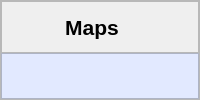
            <widget class="QFrame" name="frame_25">
             <property name="frameShape">
              <enum>QFrame::StyledPanel</enum>
             </property>
             <property name="frameShadow">
              <enum>QFrame::Raised</enum>
             </property>
             <layout class="QVBoxLayout" name="verticalLayout_18">
              <property name="spacing">
               <number>0</number>
              </property>
              <property name="leftMargin">
               <number>0</number>
              </property>
              <property name="topMargin">
               <number>0</number>
              </property>
              <property name="rightMargin">
               <number>0</number>
              </property>
              <property name="bottomMargin">
               <number>0</number>
              </property>
              <item>
               <widget class="QFrame" name="frame_report">
                <property name="frameShape">
                 <enum>QFrame::StyledPanel</enum>
                </property>
                <property name="frameShadow">
                 <enum>QFrame::Raised</enum>
                </property>
                <layout class="QVBoxLayout" name="verticalLayout_5">
                 <property name="spacing">
                  <number>0</number>
                 </property>
                 <property name="leftMargin">
                  <number>0</number>
                 </property>
                 <property name="topMargin">
                  <number>0</number>
                 </property>
                 <property name="rightMargin">
                  <number>0</number>
                 </property>
                 <property name="bottomMargin">
                  <number>0</number>
                 </property>
                 <item>
                  <widget class="QFrame" name="frame_reports">
                   <property name="minimumSize">
                    <size>
                     <width>0</width>
                     <height>0</height>
                    </size>
                   </property>
                   <property name="maximumSize">
                    <size>
                     <width>16777215</width>
                     <height>16777215</height>
                    </size>
                   </property>
                   <property name="frameShape">
                    <enum>QFrame::NoFrame</enum>
                   </property>
                   <property name="frameShadow">
                    <enum>QFrame::Plain</enum>
                   </property>
                   <layout class="QVBoxLayout" name="verticalLayout_108">
                    <property name="spacing">
                     <number>0</number>
                    </property>
                    <property name="leftMargin">
                     <number>0</number>
                    </property>
                    <property name="topMargin">
                     <number>0</number>
                    </property>
                    <property name="rightMargin">
                     <number>0</number>
                    </property>
                    <property name="bottomMargin">
                     <number>0</number>
                    </property>
                    <item>
                     <widget class="QPushButton" name="PB_GIS_MAPS">
                      <property name="minimumSize">
                       <size>
                        <width>180</width>
                        <height>50</height>
                       </size>
                      </property>
                      <property name="maximumSize">
                       <size>
                        <width>180</width>
                        <height>50</height>
                       </size>
                      </property>
                      <property name="font">
                       <font>
                        <family>Arial</family>
                        <pointsize>16</pointsize>
                        <weight>75</weight>
                        <bold>true</bold>
                       </font>
                      </property>
                      <property name="styleSheet">
                       <string notr="true">QPushButton{
border: none;	
}
QPushButton:hover{
background-color: rgb(244, 255, 242);
}
QPushButton:focus{
  background-color: rgb(244, 255, 242);
}
QPushButton:pressed
{
background-color: rgb(244, 255, 242);
}




</string>
                      </property>
                      <property name="text">
                       <string>Maps</string>
                      </property>
                      <property name="iconSize">
                       <size>
                        <width>20</width>
                        <height>22</height>
                       </size>
                      </property>
                      <property name="checkable">
                       <bool>true</bool>
                      </property>
                      <property name="flat">
                       <bool>true</bool>
                      </property>
                     </widget>
                    </item>
                   </layout>
                  </widget>
                 </item>
                </layout>
               </widget>
              </item>
              <item>
               <widget class="QFrame" name="frame_reports_menu">
                <property name="styleSheet">
                 <string notr="true">background-color: rgb(226, 233, 255);</string>
                </property>
                <property name="frameShape">
                 <enum>QFrame::StyledPanel</enum>
                </property>
                <property name="frameShadow">
                 <enum>QFrame::Raised</enum>
                </property>
                <layout class="QVBoxLayout" name="verticalLayout_43">
                 <property name="leftMargin">
                  <number>0</number>
                 </property>
                 <property name="topMargin">
                  <number>0</number>
                 </property>
                 <property name="rightMargin">
                  <number>0</number>
                 </property>
                 <property name="bottomMargin">
                  <number>0</number>
                 </property>
                </layout>
               </widget>
              </item>
             </layout>
            </widget>
